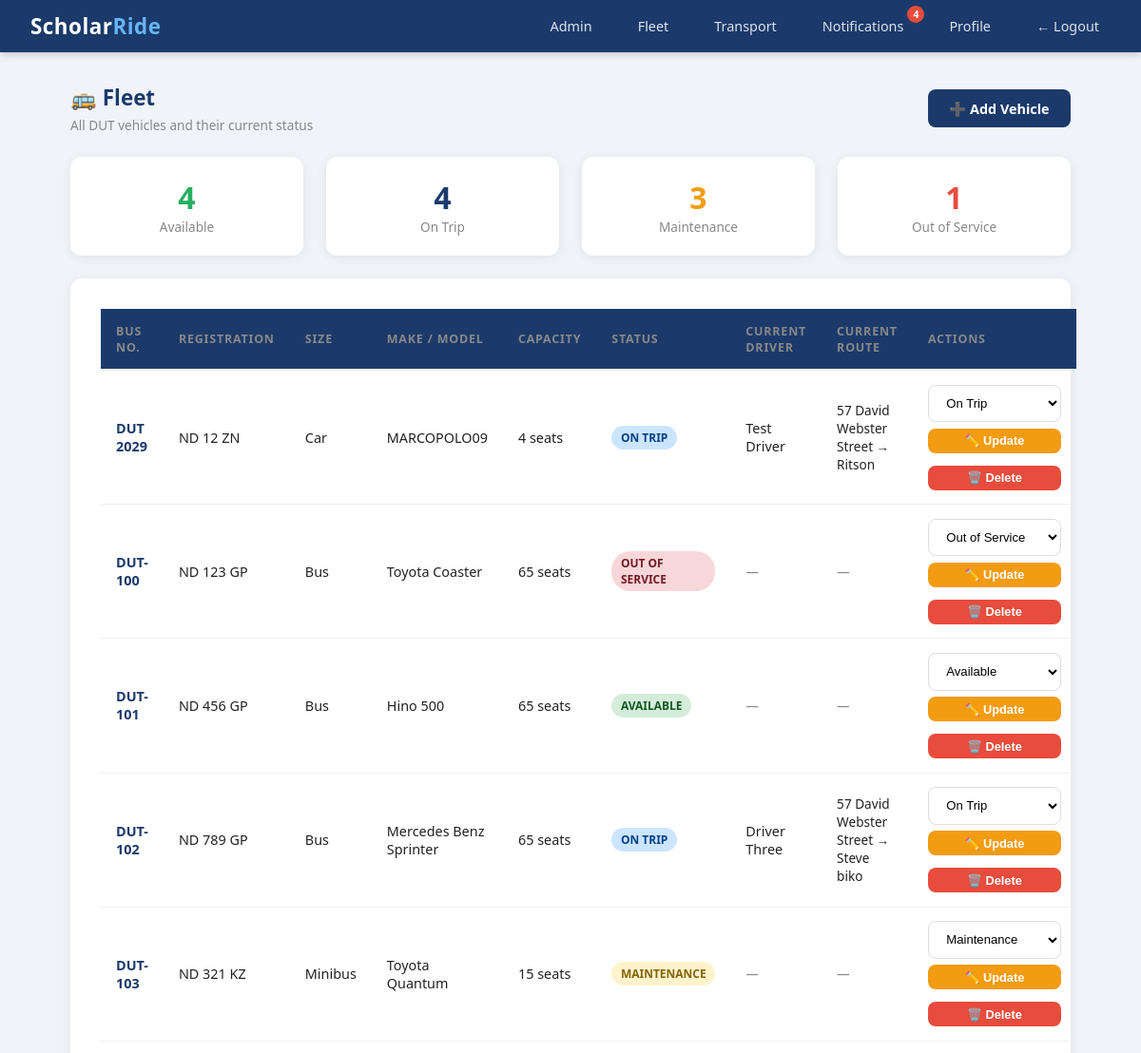
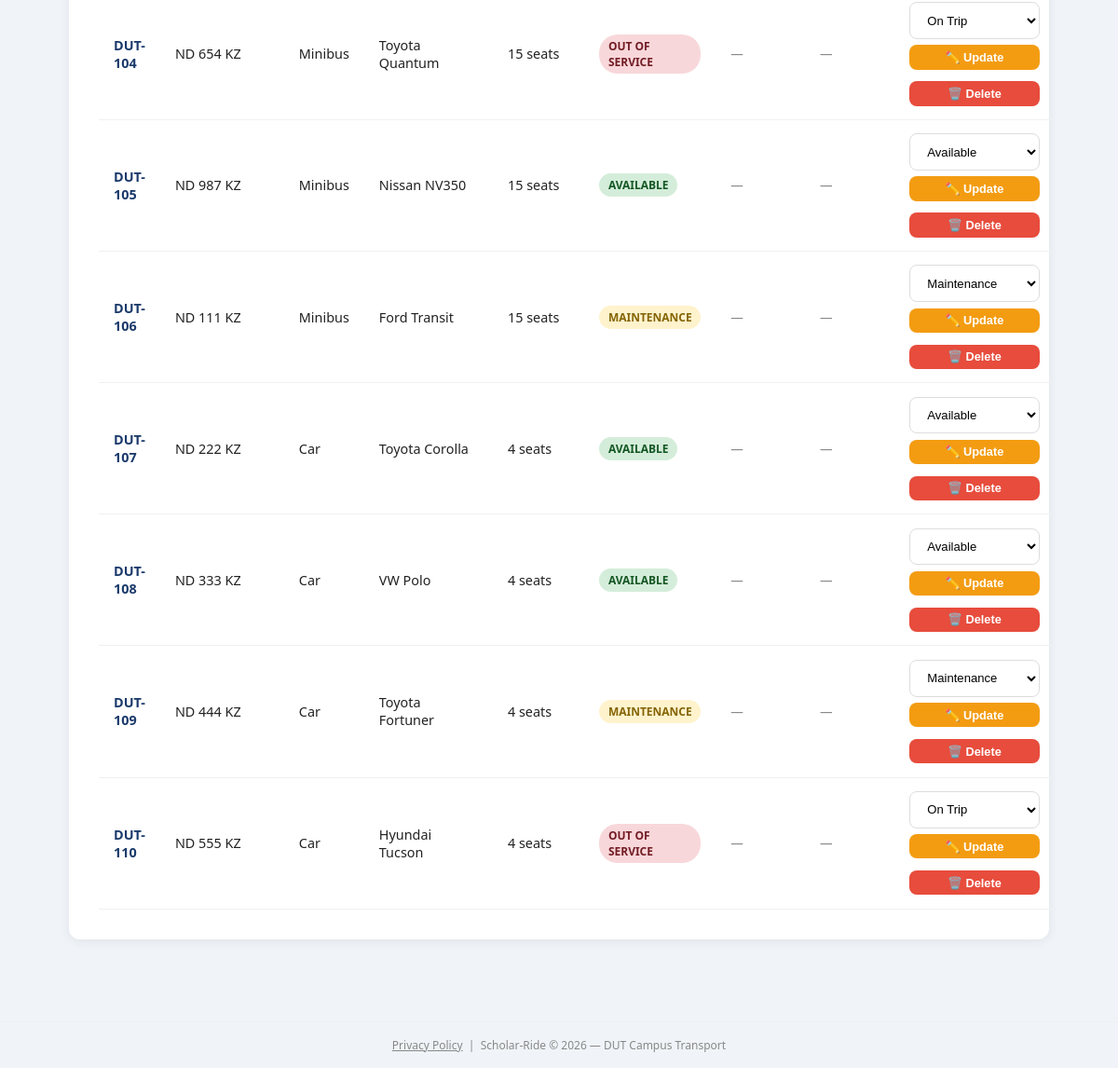
/admin/fleet (signed in), run on the app's committed database (2 pictures, top to bottom).
### scholar_ride/models.py (models this page shows)
class Vehicle(db.Model):
    id = db.Column(db.Integer, primary_key=True)
    bus_number = db.Column(db.String(20), unique=True, nullable=False)
    registration_number = db.Column(db.String(20), unique=True, nullable=False)
    vehicle_type = db.Column(db.String(50), nullable=False)
    make_model = db.Column(db.String(100), nullable=False)
    capacity = db.Column(db.Integer, nullable=False)
    status = db.Column(db.String(20), default='available')
    current_driver_id = db.Column(db.Integer, db.ForeignKey('user.id'), nullable=True)
    current_ride_id = db.Column(db.Integer, db.ForeignKey('ride.id'), nullable=True)
    notes = db.Column(db.String(200), nullable=True)
    created_at = db.Column(db.DateTime, default=datetime.utcnow)
    current_driver = db.relationship('User', foreign_keys=[current_driver_id])
    current_ride = db.relationship('Ride', foreign_keys=[current_ride_id])

class User(db.Model, UserMixin):
    id = db.Column(db.Integer, primary_key=True)
    student_number = db.Column(db.String(20), unique=True, nullable=True)
    staff_number = db.Column(db.String(20), unique=True, nullable=True)
    full_name = db.Column(db.String(100), nullable=False)
    email = db.Column(db.String(120), unique=True, nullable=False)
    phone = db.Column(db.String(20), nullable=False)
    password_hash = db.Column(db.String(128), nullable=False)
    role = db.Column(db.String(20), default='student')
    department = db.Column(db.String(100), nullable=True)
    verified = db.Column(db.Boolean, default=False)
    approval_status = db.Column(db.String(20), default='pending')
    otp = db.Column(db.String(6), nullable=True)
    created_at = db.Column(db.DateTime, default=datetime.utcnow)
    driver_code = db.Column(db.String(20), nullable=True)
    rides = db.relationship('Ride', backref='driver', lazy=True)
    bookings = db.relationship('Booking', backref='student', lazy=True)
    session_token = db.Column(db.String(100), nullable=True)

class Ride(db.Model):
    id = db.Column(db.Integer, primary_key=True)
    driver_id = db.Column(db.Integer, db.ForeignKey('user.id'), nullable=False)
    origin = db.Column(db.String(200), nullable=False)
    destination = db.Column(db.String(200), nullable=False)
    departure_time = db.Column(db.DateTime, nullable=False)
    available_seats = db.Column(db.Integer, nullable=False)
    total_seats = db.Column(db.Integer, nullable=False)
    status = db.Column(db.String(20), default='active')
    created_at = db.Column(db.DateTime, default=datetime.utcnow)
    bookings = db.relationship('Booking', backref='ride', lazy=True)
    vehicle_type = db.Column(db.String(50), nullable=True)
    vehicle_model = db.Column(db.String(100), nullable=True)
    registration_number = db.Column(db.String(20), nullable=True)
    completed_at = db.Column(db.DateTime, nullable=True)
    bus_number = db.Column(db.String(20), nullable=True)

### scholar_ride/routes/admin.py (the view)
@admin.route('/admin/fleet')
@login_required
def fleet():
    if current_user.role not in ['admin', 'driver']:
        flash('Not authorised.', 'danger')
        return redirect('/rides')
    from scholar_ride.models import Vehicle
    filter_status = request.args.get('filter', '')
    vehicles_all = Vehicle.query.order_by(Vehicle.bus_number).all()
    if filter_status:
        vehicles = Vehicle.query.filter_by(status=filter_status).order_by(Vehicle.bus_number).all()
    else:
        vehicles = vehicles_all
    return render_template('admin/fleet.html', vehicles=vehicles, vehicles_all=vehicles_all, filter=filter_status)

### scholar_ride/models.py (called while the page is built)
@login_manager.user_loader
def load_user(user_id):
    return User.query.get(int(user_id))

### scholar_ride/templates/admin/fleet.html (shortened to what this page needs)
{% extends "base.html" %}
{% block content %}
<div class="page-header d-flex justify-between align-center mb-4">
    <div>
        <h4 style="color:#1B3A6B; margin-bottom:0.25rem;">🚌 Fleet</h4>
        <p class="text-muted">All DUT vehicles and their current status</p>
    </div>
    {% if current_user.role == 'admin' %}
    <a href="/admin/fleet/add" class="btn btn-primary">➕ Add Vehicle</a>
    {% endif %}
</div>
<div class="row mb-4">
    <div class="col">
        <a href="/admin/fleet?filter=available" style="text-decoration:none;">
            <div class="stat-card" style="cursor:pointer; border:2px solid {% if filter == 'available' %}#27ae60{% else %}transparent{% endif %};">
                <div class="stat-number" style="color:#27ae60;">
                    {{ vehicles_all | selectattr('status', 'equalto', 'available') | list | length }}
                </div>
                <div class="stat-label">Available</div>
            </div>
        </a>
    </div>
    <div class="col">
        <a href="/admin/fleet?filter=on_trip" style="text-decoration:none;">
            <div class="stat-card" style="cursor:pointer; border:2px solid {% if filter == 'on_trip' %}#1B3A6B{% else %}transparent{% endif %};">
                <div class="stat-number" style="color:#1B3A6B;">
                    {{ vehicles_all | selectattr('status', 'equalto', 'on_trip') | list | length }}
                </div>
                <div class="stat-label">On Trip</div>
            </div>
        </a>
    </div>
    <div class="col">
        <a href="/admin/fleet?filter=maintenance" style="text-decoration:none;">
            <div class="stat-card" style="cursor:pointer; border:2px solid {% if filter == 'maintenance' %}#f39c12{% else %}transparent{% endif %};">
                <div class="stat-number" style="color:#f39c12;">
                    {{ vehicles_all | selectattr('status', 'equalto', 'maintenance') | list | length }}
                </div>
                <div class="stat-label">Maintenance</div>
            </div>
        </a>
    </div>
    <div class="col">
        <a href="/admin/fleet?filter=out_of_service" style="text-decoration:none;">
            <div class="stat-card" style="cursor:pointer; border:2px solid {% if filter == 'out_of_service' %}#e74c3c{% else %}transparent{% endif %};">
                <div class="stat-number" style="color:#e74c3c;">
                    {{ vehicles_all | selectattr('status', 'equalto', 'out_of_service') | list | length }}
                </div>
                <div class="stat-label">Out of Service</div>
            </div>
        </a>
    </div>
</div>
<div class="card p-3" style="margin-top: 1.5rem;">
    {% if vehicles %}
    <table class="fleet-table" style="width:100%; border-collapse:collapse;">
        <thead>
            <tr>
                <th>Bus No.</th>
                <th>Registration</th>
                <th>Size</th>
                <th>Make / Model</th>
                <th>Capacity</th>
                <th>Status</th>
                <th>Current Driver</th>
                <th>Current Route</th>
                {% if current_user.role in ['admin', 'driver'] %}
                <th>Actions</th>
                {% endif %}
            </tr>
        </thead>
        <tbody>
            {% for vehicle in vehicles %}
            <tr>
                <td><strong style="color:#1B3A6B;">{{ vehicle.bus_number }}</strong></td>
                <td>{{ vehicle.registration_number }}</td>
                <td>{{ vehicle.vehicle_type }}</td>
                <td>{{ vehicle.make_model }}</td>
                <td>{{ vehicle.capacity }} seats</td>
                <td>
                    {% if vehicle.status == 'on_trip' and vehicle.current_ride %}
                        <a href="/rides/{{ vehicle.current_ride_id }}" style="text-decoration:none;">
                            <span class="badge badge-primary" style="cursor:pointer;">
                                ON TRIP
                            </span>
                        </a>
                    {% elif vehicle.status == 'available' %}
                        <span class="badge badge-success">AVAILABLE</span>
                    {% elif vehicle.status == 'maintenance' %}
                        <span class="badge badge-warning">MAINTENANCE</span>
                    {% else %}
                        <span class="badge badge-danger">OUT OF SERVICE</span>
                    {% endif %}
                </td>
                <td>
                    {% if vehicle.current_driver %}
                        {{ vehicle.current_driver.full_name }}
                    {% else %}
                        <span class="text-muted">—</span>
                    {% endif %}
                </td>
                <td>
                    {% if vehicle.current_ride %}
                        <span style="font-size:0.85rem;">
                            {{ vehicle.current_ride.origin }} → {{ vehicle.current_ride.destination }}
                        </span>
                    {% else %}
                        <span class="text-muted">—</span>
                    {% endif %}
                </td>
                {% if current_user.role in ['admin', 'driver'] %}
                <td>
                    <div class="action-cell">
                        {% if current_user.role == 'admin' %}
                            <form method="POST" action="/admin/fleet/{{ vehicle.id }}/status">
                                <select name="status" class="form-control"
                                        style="width:140px; font-size:0.82rem; margin-bottom:0.4rem;">
                                    <option value="available" {% if vehicle.status == 'available' %}selected{% endif %}>Available</option>
                                    <option value="on_trip" {% if vehicle.status == 'on_trip' %}selected{% endif %}>On Trip</option>
                                    <option value="maintenance" {% if vehicle.status == 'maintenance' %}selected{% endif %}>Maintenance</option>
                                    <option value="out_of_service" {% if vehicle.status == 'out_of_service' %}selected{% endif %}>Out of Service</option>
                                </select>
                                <button type="submit" class="btn btn-sm btn-warning" style="width:140px;">
                                    ✏️ Update
                                </button>
                            </form>
                            <form method="POST" action="/admin/fleet/{{ vehicle.id }}/delete"
                                  style="margin-top:0.3rem;">
                                <button type="submit" class="btn btn-sm btn-danger" style="width:140px;"
                                        onclick="return confirm('Remove this vehicle from fleet?')">
                                    🗑️ Delete
                                </button>
                            </form>
                        {% endif %}
                    </div>
                </td>
                {% endif %}
            </tr>
            {% endfor %}
        </tbody>
    </table>
    {% endif %}
</div>
{% endblock %}

### scholar_ride/templates/base.html (style rules this page uses)
*, *::before, *::after { box-sizing: border-box; margin: 0; padding: 0; }
body { font-family: 'Segoe UI', Tahoma, Geneva, Verdana, sans-serif; background: #f0f4f8; color: #222; }
.card { background: white; border-radius: 12px; box-shadow: 0 2px 12px rgba(0,0,0,0.07); padding: 2rem; margin-bottom: 1.5rem; }
.form-control, .form-select { width: 100%; padding: 0.65rem 0.9rem; border: 1.5px solid #ddd; border-radius: 8px; font-size: 0.95rem; transition: border-color 0.2s; background: white; }
.btn { display: inline-block; padding: 0.65rem 1.4rem; border-radius: 8px; font-size: 0.9rem; font-weight: 600; cursor: pointer; border: none; text-decoration: none; text-align: center; transition: all 0.2s; }
.btn-primary { background: #1B3A6B; color: white; }
.btn-danger { background: #e74c3c; color: white; }
.btn-warning { background: #f39c12; color: white; }
.btn-sm { padding: 0.35rem 0.8rem; font-size: 0.8rem; }
.badge { display: inline-block; padding: 0.25rem 0.6rem; border-radius: 20px; font-size: 0.75rem; font-weight: 700; }
.badge-success { background: #d4edda; color: #155724; }
.badge-danger { background: #f8d7da; color: #721c24; }
.badge-warning { background: #fff3cd; color: #856404; }
.badge-primary { background: #cce5ff; color: #004085; }
.row { display: flex; flex-wrap: wrap; gap: 1.5rem; }
.col { flex: 1; min-width: 200px; }
table { width: 100%; border-collapse: collapse; font-size: 0.9rem; }
th { background: #1B3A6B; color: white; padding: 0.75rem 1rem; text-align: left; font-weight: 600; }
td { padding: 0.7rem 1rem; border-bottom: 1px solid #f0f0f0; }
.stat-card { background: white; border-radius: 12px; padding: 1.5rem; text-align: center; box-shadow: 0 2px 12px rgba(0,0,0,0.07); }
.stat-card .stat-number { font-size: 2rem; font-weight: 700; color: #1B3A6B; }
.stat-card .stat-label { color: #888; font-size: 0.85rem; }
.text-muted { color: #888; font-size: 0.85rem; }
.d-flex { display: flex; }
.justify-between { justify-content: space-between; }
.align-center { align-items: center; }
.page-header { margin-bottom: 1.5rem; }
.page-header h4 { color: #1B3A6B; font-size: 1.4rem; font-weight: 700; }

### scholar_ride/templates/admin/fleet.html (style rules this page uses)
.fleet-table th, .fleet-table td { padding: 0.9rem 1rem; vertical-align: middle; }
.fleet-table thead th { font-size: 0.78rem; text-transform: uppercase; letter-spacing: 0.8px; color: #888; border-bottom: 2px solid #f0f0f0; }
.fleet-table tbody tr { border-bottom: 1px solid #f5f5f5; }
.fleet-table tbody tr:last-child { border-bottom: none; }
.action-cell { display: flex; flex-direction: column; gap: 0.5rem; align-items: flex-start; }
.action-cell form { margin: 0; }
.stat-card { text-align: center; padding: 1.2rem 1rem; }

### data on the page
Vehicle: bus_number "DUT 2029", registration_number "ND 12 ZN", vehicle_type "Car", make_model "MARCOPOLO09", capacity "4", current_driver.full_name "Test Driver", current_ride.origin "57 David Webster Street", current_ride.destination "Ritson", status "On Trip"
Vehicle: bus_number "DUT-100", registration_number "ND 123 GP", vehicle_type "Bus", make_model "Toyota Coaster", capacity "65", shows "OUT OF SERVICE", status "Out of Service"
Vehicle: bus_number "DUT-101", registration_number "ND 456 GP", vehicle_type "Bus", make_model "Hino 500", capacity "65", shows "AVAILABLE", status "Available"
Vehicle: bus_number "DUT-102", registration_number "ND 789 GP", vehicle_type "Bus", make_model "Mercedes Benz Sprinter", capacity "65", current_driver.full_name "Driver Three", current_ride.origin "57 David Webster Street", current_ride.destination "Steve biko", status "On Trip"
Vehicle: bus_number "DUT-103", registration_number "ND 321 KZ", vehicle_type "Minibus", make_model "Toyota Quantum", capacity "15", shows "MAINTENANCE", status "Maintenance"
Vehicle: bus_number "DUT-104", registration_number "ND 654 KZ", vehicle_type "Minibus", make_model "Toyota Quantum", capacity "15", shows "OUT OF SERVICE", status "On Trip"
Vehicle: bus_number "DUT-105", registration_number "ND 987 KZ", vehicle_type "Minibus", make_model "Nissan NV350", capacity "15", shows "AVAILABLE", status "Available"
Vehicle: bus_number "DUT-106", registration_number "ND 111 KZ", vehicle_type "Minibus", make_model "Ford Transit", capacity "15", shows "MAINTENANCE", status "Maintenance"
Vehicle: bus_number "DUT-107", registration_number "ND 222 KZ", vehicle_type "Car", make_model "Toyota Corolla", capacity "4", shows "AVAILABLE", status "Available"
Vehicle: bus_number "DUT-108", registration_number "ND 333 KZ", vehicle_type "Car", make_model "VW Polo", capacity "4", shows "AVAILABLE", status "Available"
Vehicle: bus_number "DUT-109", registration_number "ND 444 KZ", vehicle_type "Car", make_model "Toyota Fortuner", capacity "4", shows "MAINTENANCE", status "Maintenance"
Vehicle: bus_number "DUT-110", registration_number "ND 555 KZ", vehicle_type "Car", make_model "Hyundai Tucson", capacity "4", shows "OUT OF SERVICE", status "On Trip"

### other printed values
{{ unread_count }} "4"
